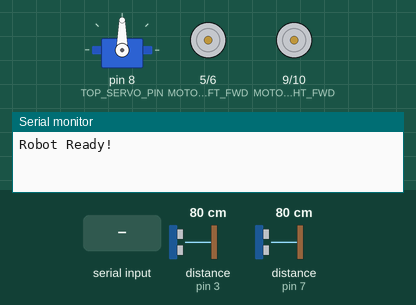
The sketch below on a simulated Arduino Uno, built with avr-gcc and run on an emulated ATmega328P. Parts: servo, motor-driver pin pairs drawn as motors (green arrow = first pin HIGH = forward, orange = second pin HIGH = backward, longer = more drive), the last lines printed to the serial monitor. Inputs (shaded band) come from the test bench; at power-on: distance to the obstacle (sensors on pin 3, pin 7) 80 cm. The echo pulse lasts 58.3 µs per cm.

Above: at 1.2 s.
1.3 s: "START_AUTO\n" received over Serial
At 2.36 s:
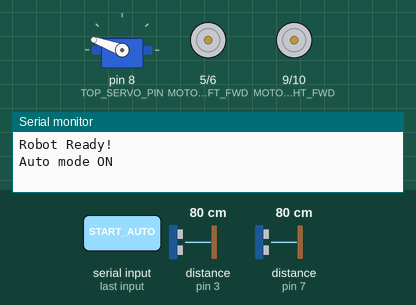
At 3.02 s:
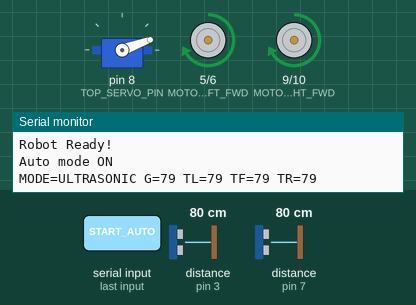
4.3 s: distance to the obstacle (sensor on pin 3) set to 7 cm
7.3 s: distance to the obstacle (sensor on pin 3) set to 4 cm
At 7.89 s:
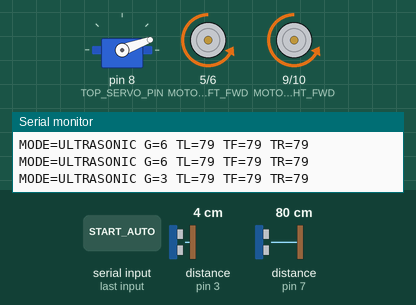
10.3 s: "BACKWARD\n" received over Serial
13.3 s: "RIGHT\n" received over Serial
16.3 s: "STOP_AUTO\n" received over Serial
At 18.3 s:
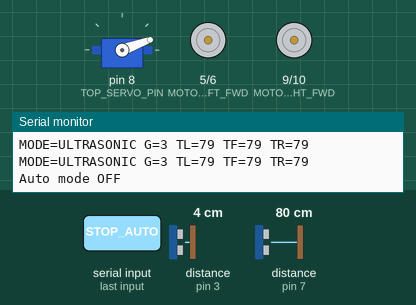
Timing chart, 0 to 19.8 s (numbered marks = the images above; inputs shaded):
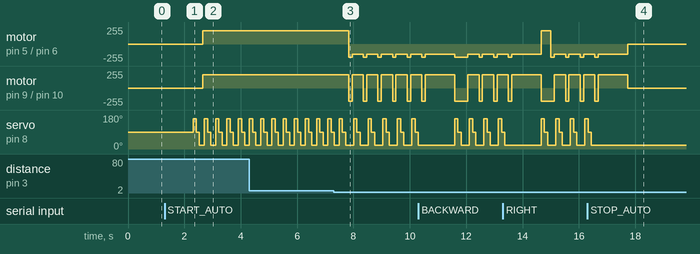

The sketch:

rubik_pi_firmware.ino
```cpp
/*
 * Cave Explorer Robot - Rubik Pi Controller Firmware
 *
 * Supported sensor modes:
 *  1) ANALOG (fallback): front/left/right analog sensors
 *  2) ULTRASONIC: two HC-SR04/JSN-SR04T sensors
 *     - Ground sensor points downward
 *     - Top sensor can scan 180° via optional servo
 *
 * Runtime serial commands:
 *   SET_SENSOR_MODE:ANALOG
 *   SET_SENSOR_MODE:ULTRASONIC
 *   GET_SENSOR_MODE
 */

#include <Arduino.h>
#include <Servo.h>

// -----------------------
// Motor pins
// -----------------------
#define MOTOR_LEFT_FWD 5
#define MOTOR_LEFT_BWD 6
#define MOTOR_RIGHT_FWD 9
#define MOTOR_RIGHT_BWD 10

// -----------------------
// Analog sensor pins
// -----------------------
#define SENSOR_FRONT A0
#define SENSOR_LEFT  A1
#define SENSOR_RIGHT A2

// -----------------------
// Ultrasonic sensor pins
// -----------------------
// Ground-facing ultrasonic
#define GROUND_TRIG_PIN 2
#define GROUND_ECHO_PIN 3

// Top-facing ultrasonic (optionally mounted on servo)
#define TOP_TRIG_PIN 4
#define TOP_ECHO_PIN 7

// Optional servo for top sensor sweep
#define USE_TOP_SERVO 1
#define TOP_SERVO_PIN 8
#define TOP_LEFT_ANGLE 160
#define TOP_FRONT_ANGLE 90
#define TOP_RIGHT_ANGLE 20

// Thresholds (tune for your robot/environment)
#define ANALOG_FRONT_THRESHOLD 300
#define TOP_FRONT_STOP_CM 25
#define GROUND_MIN_SAFE_CM 5

bool autoMode = false;
String sensorMode = "ULTRASONIC"; // ANALOG or ULTRASONIC

long topLeftCm = 200;
long topFrontCm = 200;
long topRightCm = 200;
long groundCm = 200;

#if USE_TOP_SERVO
Servo topServo;
#endif

long readUltrasonicCm(int trigPin, int echoPin) {
  digitalWrite(trigPin, LOW);
  delayMicroseconds(2);
  digitalWrite(trigPin, HIGH);
  delayMicroseconds(10);
  digitalWrite(trigPin, LOW);

  long duration = pulseIn(echoPin, HIGH, 25000UL);  // ~4m timeout
  if (duration <= 0) return 400;
  return (long)(duration * 0.0343 / 2.0);
}

void readAnalogSensors(int &frontRaw, int &leftRaw, int &rightRaw) {
  frontRaw = analogRead(SENSOR_FRONT);
  leftRaw = analogRead(SENSOR_LEFT);
  rightRaw = analogRead(SENSOR_RIGHT);
}

void readUltrasonicSensors() {
  groundCm = readUltrasonicCm(GROUND_TRIG_PIN, GROUND_ECHO_PIN);

#if USE_TOP_SERVO
  topServo.write(TOP_LEFT_ANGLE);
  delay(110);
  topLeftCm = readUltrasonicCm(TOP_TRIG_PIN, TOP_ECHO_PIN);

  topServo.write(TOP_FRONT_ANGLE);
  delay(110);
  topFrontCm = readUltrasonicCm(TOP_TRIG_PIN, TOP_ECHO_PIN);

  topServo.write(TOP_RIGHT_ANGLE);
  delay(110);
  topRightCm = readUltrasonicCm(TOP_TRIG_PIN, TOP_ECHO_PIN);
#else
  long d = readUltrasonicCm(TOP_TRIG_PIN, TOP_ECHO_PIN);
  topLeftCm = d;
  topFrontCm = d;
  topRightCm = d;
#endif
}

void setup() {
  Serial.begin(115200);

  pinMode(MOTOR_LEFT_FWD, OUTPUT);
  pinMode(MOTOR_LEFT_BWD, OUTPUT);
  pinMode(MOTOR_RIGHT_FWD, OUTPUT);
  pinMode(MOTOR_RIGHT_BWD, OUTPUT);

  pinMode(SENSOR_FRONT, INPUT);
  pinMode(SENSOR_LEFT, INPUT);
  pinMode(SENSOR_RIGHT, INPUT);

  pinMode(GROUND_TRIG_PIN, OUTPUT);
  pinMode(GROUND_ECHO_PIN, INPUT);
  pinMode(TOP_TRIG_PIN, OUTPUT);
  pinMode(TOP_ECHO_PIN, INPUT);

#if USE_TOP_SERVO
  topServo.attach(TOP_SERVO_PIN);
  topServo.write(TOP_FRONT_ANGLE);
#endif

  Serial.println("Robot Ready!");
}

void moveForward() {
  analogWrite(MOTOR_LEFT_FWD, 200);
  analogWrite(MOTOR_RIGHT_FWD, 200);
  analogWrite(MOTOR_LEFT_BWD, 0);
  analogWrite(MOTOR_RIGHT_BWD, 0);
}

void moveBackward() {
  analogWrite(MOTOR_LEFT_FWD, 0);
  analogWrite(MOTOR_RIGHT_FWD, 0);
  analogWrite(MOTOR_LEFT_BWD, 200);
  analogWrite(MOTOR_RIGHT_BWD, 200);
}

void turnLeft() {
  analogWrite(MOTOR_LEFT_FWD, 0);
  analogWrite(MOTOR_RIGHT_FWD, 200);
  analogWrite(MOTOR_LEFT_BWD, 150);
  analogWrite(MOTOR_RIGHT_BWD, 0);
}

void turnRight() {
  analogWrite(MOTOR_LEFT_FWD, 200);
  analogWrite(MOTOR_RIGHT_FWD, 0);
  analogWrite(MOTOR_LEFT_BWD, 0);
  analogWrite(MOTOR_RIGHT_BWD, 150);
}

void stopMotors() {
  analogWrite(MOTOR_LEFT_FWD, 0);
  analogWrite(MOTOR_RIGHT_FWD, 0);
  analogWrite(MOTOR_LEFT_BWD, 0);
  analogWrite(MOTOR_RIGHT_BWD, 0);
}

void processCommand(String cmd) {
  cmd.trim();

  if (cmd == "FORWARD") {
    moveForward();
    Serial.println("OK");
  } else if (cmd == "BACKWARD") {
    moveBackward();
    Serial.println("OK");
  } else if (cmd == "LEFT") {
    turnLeft();
    Serial.println("OK");
  } else if (cmd == "RIGHT") {
    turnRight();
    Serial.println("OK");
  } else if (cmd == "STOP") {
    stopMotors();
    Serial.println("OK");
  } else if (cmd == "START_AUTO") {
    autoMode = true;
    Serial.println("Auto mode ON");
  } else if (cmd == "STOP_AUTO") {
    autoMode = false;
    stopMotors();
    Serial.println("Auto mode OFF");
  } else if (cmd == "CALIBRATE") {
    Serial.println("Calibrated");
  } else if (cmd == "GET_SENSOR_MODE") {
    Serial.print("MODE:");
    Serial.println(sensorMode);
  } else if (cmd.startsWith("SET_SENSOR_MODE:")) {
    String mode = cmd.substring(String("SET_SENSOR_MODE:").length());
    mode.trim();
    mode.toUpperCase();
    if (mode == "ANALOG" || mode == "ULTRASONIC") {
      sensorMode = mode;
      Serial.print("MODE_SET:");
      Serial.println(sensorMode);
    } else {
      Serial.println("ERR:INVALID_MODE");
    }
  }
}

void autonomousNavigation() {
  bool obstacleAhead = false;
  bool preferLeft = false;

  if (sensorMode == "ANALOG") {
    int frontRaw = 0, leftRaw = 0, rightRaw = 0;
    readAnalogSensors(frontRaw, leftRaw, rightRaw);

    Serial.print("MODE=ANALOG F=");
    Serial.print(frontRaw);
    Serial.print(" L=");
    Serial.print(leftRaw);
    Serial.print(" R=");
    Serial.println(rightRaw);

    obstacleAhead = frontRaw < ANALOG_FRONT_THRESHOLD;
    preferLeft = leftRaw > rightRaw;
  } else {
    readUltrasonicSensors();

    Serial.print("MODE=ULTRASONIC G=");
    Serial.print(groundCm);
    Serial.print(" TL=");
    Serial.print(topLeftCm);
    Serial.print(" TF=");
    Serial.print(topFrontCm);
    Serial.print(" TR=");
    Serial.println(topRightCm);

    if (groundCm < GROUND_MIN_SAFE_CM) {
      moveBackward();
      delay(120);
      turnLeft();
      return;
    }

    obstacleAhead = topFrontCm < TOP_FRONT_STOP_CM;
    preferLeft = topLeftCm > topRightCm;
  }

  if (obstacleAhead) {
    if (preferLeft) {
      turnLeft();
    } else {
      turnRight();
    }
  } else {
    moveForward();
  }
}

void loop() {
  if (Serial.available()) {
    String command = Serial.readStringUntil('\\n');
    processCommand(command);
  }

  if (autoMode) {
    autonomousNavigation();
  }

  delay(50);
}
```

Measured:
- the behaviour switches between 6 and 5 cm on distance to the obstacle (sensor on pin 3) (found by bisection; images 2 and 3)
- after the input at 1.3 s, motor on pin 5 (MOTOR_LEFT_FWD) / pin 6 (MOTOR_LEFT_BWD), motor on pin 9 (MOTOR_RIGHT_FWD) / pin 10 (MOTOR_RIGHT_BWD): stopped → forward 200/255 after 1.4 s; servo on pin 8 (TOP_SERVO_PIN): 90° → 160° after 1.0 s, then repeats every 0.40 s: 90° 0.12 s, 20° 0.17 s, 160° 0.12 s
- after the input at 7.3 s, motor on pin 5 (MOTOR_LEFT_FWD) / pin 6 (MOTOR_LEFT_BWD): alternates backward 200/255 for 0.12 s and backward 150/255 for 0.40 s, starting after 0.54 s; motor on pin 9 (MOTOR_RIGHT_FWD) / pin 10 (MOTOR_RIGHT_BWD): alternates forward 200/255 for 0.40 s and backward 200/255 for 0.12 s, starting after 0.54 s
- after the input at 16.3 s, servo on pin 8 (TOP_SERVO_PIN): goes on until 16.4 s, then stays 20°
